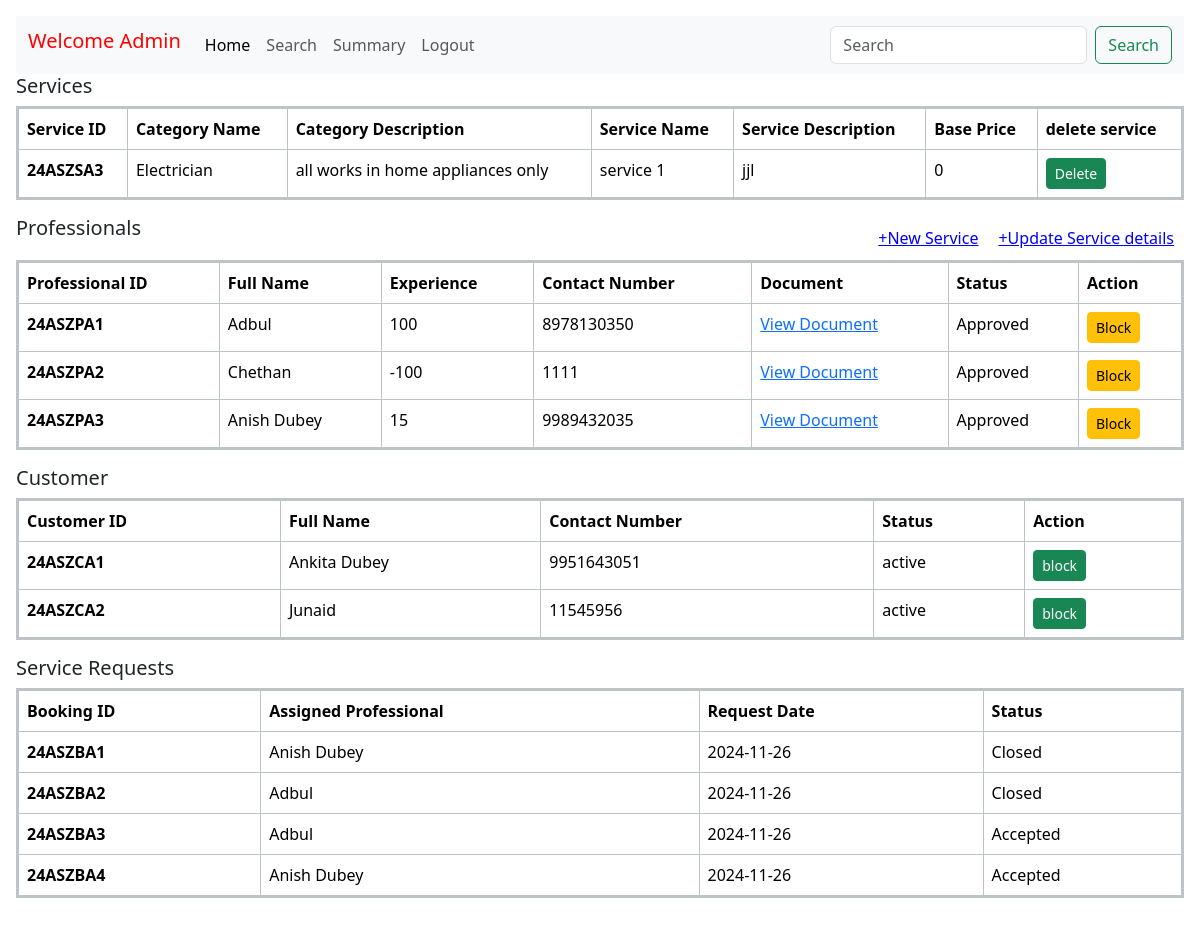
The page /Admin/home on the database its author committed.
### models.py (models this page shows, shortened)
class Service(db.Model):
    __tablename__ = 'Service'
    service_id = db.Column(db.String(50), primary_key=True)
    service_name = db.Column(db.String(100), nullable=False, unique=True)
    service_description = db.Column(db.String(200), nullable=False)
    base_price = db.Column(db.Integer(), nullable=False)
    category_id = db.Column(db.String(50), db.ForeignKey('Category.category_id'), nullable=False)
    requests = db.relationship('ServiceBooked', backref='service', lazy=True)

class Category(db.Model):
    __tablename__ = 'Category'
    category_id = db.Column(db.String(50), primary_key=True)
    category_name = db.Column(db.String(100), nullable=False, unique=True)
    category_description = db.Column(db.String(200), nullable=True)
    services = db.relationship('Service', backref='category', lazy=True)

class Professional(db.Model):
    __tablename__ = 'Professional'
    professional_id = db.Column(db.String(50),db.ForeignKey('Credential.user_id'), primary_key=True, )
    username=db.Column(db.String(50), nullable=False)
    full_name = db.Column(db.String(50), nullable=False)
    experience = db.Column(db.String(50), nullable=False)
    contact_number = db.Column(db.String(15), nullable=True)
    service_name = db.Column(db.String(100), nullable=False)
    service_id=db.Column(db.String(50),nullable=False)
    document = db.Column(db.Text, nullable=False)
    address = db.Column(db.String(200), nullable=False)
    pin = db.Column(db.Integer(), nullable=False)
    status = db.Column(db.String(10), default='active')
    registration_date = db.Column(db.DateTime, default=datetime.utcnow)
    services_booked = db.relationship('ServiceBooked', backref='professional', lazy=True)

class Customer(db.Model):
    __tablename__ = 'Customer'
    customer_id = db.Column(db.String(50),  db.ForeignKey('Credential.user_id'),primary_key=True)
    username=db.Column(db.String(50), nullable=False)
    full_name = db.Column(db.String(50), nullable=False)
    address = db.Column(db.String(200), nullable=False)
    contact = db.Column(db.String(15), nullable=True)
    pin = db.Column(db.Integer(), nullable=False)
    status = db.Column(db.String(10), default='active')
    registration_date = db.Column(db.DateTime, default=datetime.utcnow)
    requests = db.relationship('ServiceBooked', backref='customer', lazy=True)

class ServiceBooked(db.Model):
    __tablename__ = 'services_booked'
    booking_id = db.Column(db.String(50), primary_key=True)
    customer_id = db.Column(db.String(50), db.ForeignKey('Customer.customer_id'), nullable=False)
    professional_id = db.Column(db.String(50), db.ForeignKey('Professional.professional_id'), nullable=True)
    service_id = db.Column(db.String(50), db.ForeignKey('Service.service_id',ondelete='NO ACTION'), nullable=False)
    status = db.Column(db.String(50), nullable=False,primary_key=True)
    request_date = db.Column(db.DateTime, default=datetime.utcnow)
    completion_date = db.Column(db.DateTime, nullable=True)
    rating_by_user = db.Column(db.Integer(), nullable=True)
    rating_by_professional = db.Column(db.Integer(), nullable=True)
    remarks_by_customer = db.Column(db.String(200), nullable=True)
    remarks_by_professional = db.Column(db.String(200), nullable=True)

### routes.py (the view)
@app.route("/Admin/home",methods=['POST',"GET"])
def admin_home():
    joined_data = (
        db.session.query(
            Category.category_name,
            Category.category_description.label("category_description"),
            Service.service_name,
            Service.service_id,
            Service.service_description.label("service_description"),
            Service.base_price
        )
        .join(Service, Category.category_id == Service.category_id)
        .all()
    )
    Professionals_data = Professional.query.with_entities(
        Professional.professional_id,
        Professional.full_name,
        Professional.contact_number,
        Professional.experience,
        Professional.document,
        Professional.service_name,
        Professional.status
    ).all()
    customer_data = Customer.query.with_entities(
        Customer.customer_id,
        Customer.full_name,
        Customer.contact,
        Customer.status
    ).all()
    service_requests = db.session.query(
        ServiceBooked.booking_id.label('id'),
        ServiceBooked.request_date,
        ServiceBooked.status,
        Professional.full_name.label('professional_name')
    ).outerjoin(
        Professional, ServiceBooked.professional_id == Professional.professional_id
    ).all()
    return render_template(
        "Admin/home.html",
        joined_data=joined_data,
        Professionals_data=Professionals_data,
        customer_data=customer_data,
        service_requests=service_requests
    )

### templates/Admin/home.html (shortened to what this page needs)
<!doctype html>
<html lang="en">
  <head>
    <link href="https://cdn.jsdelivr.net/npm/bootstrap@5.3.3/dist/css/bootstrap.min.css" rel="stylesheet">
    <link href="https://getbootstrap.com/docs/5.3/assets/css/docs.css" rel="stylesheet">
  </head>
  <body class="p-3 m-0 border-0 bd-example m-0 border-0">
    <nav class="navbar navbar-expand-lg bg-body-tertiary" style="background-color:#0d76ff;text-align: center;">
      <div class="container-fluid">
        <h1 class="navbar-brand" style="color:rgb(255, 0, 0);">Welcome Admin</h1>
        <div class="collapse navbar-collapse" id="navbarSupportedContent" >
          <ul class="navbar-nav me-auto mb-2 mb-lg-0" >
            <li class="nav-item">
              <a class="nav-link active" aria-current="page" href="#">Home</a>
            </li>
            <li class="nav-item">
              <a class="nav-link" href="{{url_for('admin_search')}}">Search</a>
            </li>
            <li class="nav-item">
              <a class="nav-link" href="{{url_for('admin_summary')}}">Summary</a>
            </li>
            <li class="nav-item">
              <a class="nav-link" href="{{ url_for('login') }}">Logout</a>
            </li>
          </ul>
          <form class="d-flex" role="search">
            <input class="form-control me-2" type="search" placeholder="Search" aria-label="Search">
            <button class="btn btn-outline-success" type="submit">Search</button>
          </form>
        </div>
      </div>
    </nav>
    <h2 style="font-size:20px;">Services</h2>
    <div>
      <table class="table table-bordered" style="border: 3px solid #bdc3c7; border-collapse: collapse;">
          <thead>
            <tr>
              <th>Service ID</th>
              <th>Category Name</th>
              <th>Category Description</th>
              <th>Service Name</th>
              <th>Service Description</th>
              <th>Base Price</th>
              <th>delete service</th>
            </tr>
          </thead>
          <tbody>
            {% for row in joined_data %}
            <tr>
              <th scope="row">{{row.service_id}}</th>
              <td>{{ row.category_name }}</td>
              <td>{{ row.category_description }}</td>
              <td>{{ row.service_name }}</td>
              <td>{{ row.service_description }}</td>
              <td>{{ row.base_price }}</td>
              <td>
              <form method="POST" action="{{ url_for('delete_service',service_id=row.service_id) }}" style="display:inline;">
                <button type="submit" class="btn btn-success btn-sm">Delete</button>
              </form>
            </td>
            </tr>
            {% endfor %}
          </tbody>
        </table>
      <a style="float:right;color:#0000FF;cursor:pointer;margin:10px;" href="{{ url_for('admin_update_service') }}">+Update Service details</a>
      <a style="float:right;color:#0000FF;cursor:pointer;margin:10px;" href="{{ url_for('admin_service') }}">+New Service</a>
  </div>
  <h3 style="font-size:20px;">Professionals</h3>
<div>
  <table class="table table-bordered" style="border: 3px solid #bdc3c7; border-collapse: collapse;">
    <thead>
      <tr>
        <th>Professional ID</th>
        <th>Full Name</th>
        <th>Experience</th>
        <th>Contact Number</th>
        <th>Document</th>
        <th>Status</th>
        <th>Action</th>
      </tr>
    </thead>
    <tbody>
      {% for row in Professionals_data %}
        <tr>
          <th scope="row">{{ row.professional_id }}</th>
          <td>{{ row.full_name }}</td>
          <td>{{ row.experience }}</td>
          <td>{{ row.contact_number }}</td>
          <td><a href="{{ url_for('view_document', professional_id=row.professional_id) }}">View Document</a></td>
          <td>{{ row.status }}</td>
          <td>
            {% if row.status == 'Approved' %}
              <form method="POST" action="{{ url_for('update_status') }}" style="display:inline;">
                <button type="submit" class="btn btn-warning btn-sm">Block</button>
              </form>
            {% endif %}
          </td>
        </tr>
      {% endfor %}
    </tbody>
  </table>
</div>
<h3 style="font-size:20px;">Customer</h3>
<div>
  <table class="table table-bordered" style="border: 3px solid #bdc3c7; border-collapse: collapse;">
    <thead>
      <tr>
        <th>Customer ID</th>
        <th>Full Name</th>
        <th>Contact Number</th>
        <th>Status</th>
        <th>Action</th>
      </tr>
    </thead>
    <tbody>
      {% for row in customer_data %}
        <tr>
          <th scope="row">{{ row.customer_id }}</th>
          <td>{{ row.full_name }}</td>
          <td>{{ row.contact }}</td>
          <td>{{ row.status }}</td>
          <td>
            {% if row.status == 'active' %}
              <form method="POST" action="{{ url_for('customer_status') }}" style="display:inline;">
                <button type="submit" class="btn btn-success btn-sm">block</button>
              </form>
            {% endif %}
          </td>
        </tr>
      {% endfor %}
    </tbody>
  </table>
</div>
    <h4 style="font-size:20px;">Service Requests</h4>
    <div>
      <table class="table table-bordered" style="border: 3px solid #bdc3c7; border-collapse: collapse;">
        <thead>
          <tr>
            <th scope="col">Booking ID</th>
            <th scope="col">Assigned Professional</th>
            <th scope="col">Request Date</th>
            <th scope="col">Status</th>
          </tr>
        </thead>
        <tbody>
          {% if service_requests %}
            {% for request in service_requests %}
              <tr>
                <th scope="row">{{ request.id }}</th>
                <td>{{ request.professional_name if request.professional_name else "Not Assigned" }}</td>
                <td>{{ request.request_date.strftime('%Y-%m-%d') }}</td>
                <td>{{ request.status }}</td>
              </tr>
            {% endfor %}
          {% else %}
            <tr>
              <td colspan="4" class="text-center">No service requests found.</td>
            </tr>
          {% endif %}
        </tbody>
      </table>
    </div>
  </body>
</html>

### rows shown on the page
Service: service_id "24ASZSA3", category_name "Electrician", category_description "all works in home appliances only", service_name "service 1", service_description "jjl", base_price "0"
Professional: professional_id "24ASZPA1", full_name "Adbul", experience "100", contact_number "8978130350", status "Approved"
Professional: professional_id "24ASZPA2", full_name "Chethan", experience "-100", contact_number "1111", status "Approved"
Professional: professional_id "24ASZPA3", full_name "Anish Dubey", experience "15", contact_number "9989432035", status "Approved"
Customer: customer_id "24ASZCA1", full_name "Ankita Dubey", contact "9951643051", status "active"
Customer: customer_id "24ASZCA2", full_name "Junaid", contact "11545956", status "active"
ServiceBooked: id "24ASZBA1", full_name "Anish Dubey", request_date "2024-11-26", status "Closed"
ServiceBooked: id "24ASZBA2", full_name "Adbul", request_date "2024-11-26", status "Closed"
ServiceBooked: id "24ASZBA3", full_name "Adbul", request_date "2024-11-26", status "Accepted"
ServiceBooked: id "24ASZBA4", full_name "Anish Dubey", request_date "2024-11-26", status "Accepted"
